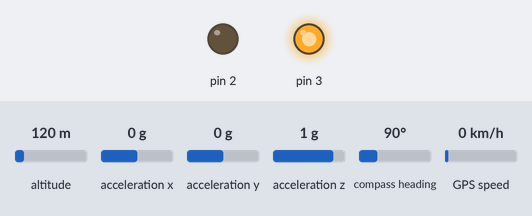
A sketch run on a simulated Arduino Uno, built with avr-gcc and run on an emulated ATmega328P. Parts: output pins drawn as LEDs (lit = HIGH). Dashed ring = blinking. The test bench sets the inputs (shaded band); at power-on: compass heading 90°, altitude 120 m, acceleration x 0 g, acceleration y 0 g, acceleration z 1 g, GPS speed 0 km/h. The GPS gets a fix after 3 s at 37.7749, -122.4194 with 8 satellites; what the sketch prints to the serial monitor is not drawn.

Above: at 1.2 s.
1.3 s: compass heading set to 175°
2.8 s: compass heading set to 183°
At 4.0 s:
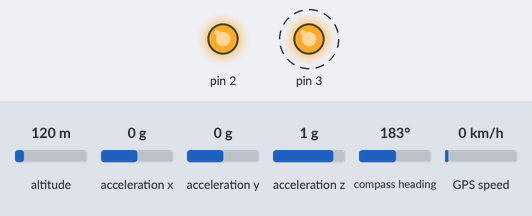
4.3 s: compass heading set to 193°
At 5.2 s:
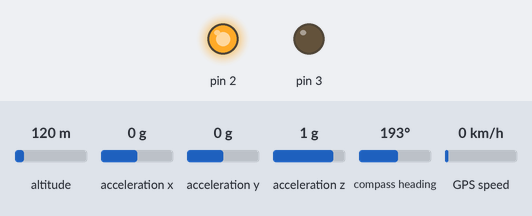
Timing chart, 0 to 7.3 s (numbered marks = the images above; inputs shaded):
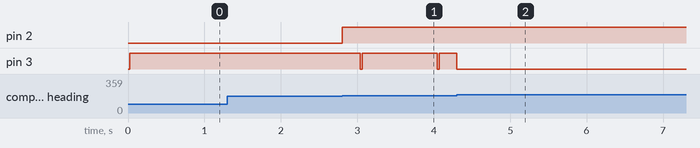

The sketch:

test_gps_bno.ino
```cpp
#include <Wire.h>
#include <Adafruit_Sensor.h>
#include <Adafruit_BNO055.h>
#include <utility/imumaths.h>
#include <TinyGPS++.h>
#include <SoftwareSerial.h>

//GPS関連
TinyGPSPlus gps;
double destLatitude = 35.722309;    // 目的地の緯度
double destLongitude = 139.686798;  // 目的地の経度

int RX_PIN = 1;
int TX_PIN = 0;

SoftwareSerial gpsSerial(RX_PIN, TX_PIN);

struct LocationData {
  double latitude;
  double longitude;
  double bearing;
  double distance;
};

void startTime();
double getGPSData();


//bno055関連
double maxx;
double maxy;
/* Set the delay between fresh samples */
uint16_t BNO055_SAMPLERATE_DELAY_MS = 100;

// Check I2C device address and correct line below (by default address is 0x29 or 0x28)
//                                   id, address
Adafruit_BNO055 bno = Adafruit_BNO055(55, 0x28, &Wire);


//モーター関連
void right();
void left();
void motor_stop();


void setup(void)
{

  //モーター用
  pinMode(2, OUTPUT);
  pinMode(3, OUTPUT);

  //GPS
  Serial.begin(115200);
  gpsSerial.begin(9600);
  pinMode(RX_PIN, INPUT);
  pinMode(TX_PIN, OUTPUT);


  //bno055
  while (!Serial) delay(10);  // wait for serial port to open!

  Serial.println("Orientation Sensor Test"); Serial.println("");

  /* Initialise the sensor */
  if (!bno.begin())
  {
    /* There was a problem detecting the BNO055 ... check your connections */
    Serial.print("Ooops, no BNO055 detected ... Check your wiring or I2C ADDR!");
    while (1);
  }

}

void loop(void)
{


  double error = 0;

  while(1){

    double bearing = getGPSData();
    Serial.println(bearing);

    sensors_event_t orientationData, magnetometerData;

    bno.getEvent(&orientationData);
    bno.getEvent(&magnetometerData, Adafruit_BNO055::VECTOR_MAGNETOMETER);

    double x = orientationData.orientation.x;
    double y = orientationData.orientation.y;
    double z = orientationData.orientation.z;
    double mag_x = magnetometerData.magnetic.x;
    double mag_y = magnetometerData.magnetic.y;
    double mag_z = magnetometerData.magnetic.z;
    if(abs(mag_y + 0.06) < 0.0001 || abs(mag_y + 8.06) < 0.0001 || (mag_x + mag_y + mag_z) > 2000){
//        Serial.println("not valid");
    }
    else{
          error = atan2(mag_y, mag_x)*180/PI + 180 - x;
//        Serial.print("mag_x = ");
//        Serial.println(atan2(mag_y, mag_x)*180/PI + 180);
//        Serial.print("error: ");
//        Serial.println(error);
    }
    double cal_x = (x + error)<360 ? x + error: x + error - 360.0;
    Serial.print("x = ");
    Serial.println(cal_x);

//    Serial.println(data.bearing);
    if(abs(cal_x - bearing) < 10.0)
    {
      motor_stop();
      Serial.println("stop");
    }
    else if(((bearing - cal_x) > 0 ? bearing - cal_x: bearing + 360 - cal_x) < 180 )
    {
      Serial.println("right");
      right();
    }
    else
    {
      left();
      Serial.println("left");
    }
  }
}

void left()
{
  digitalWrite(2, HIGH);
  digitalWrite(3, LOW);
}

void right()
{
  digitalWrite(2, LOW);
  digitalWrite(3, HIGH);
}

void motor_stop()
{
  digitalWrite(2, HIGH);
  digitalWrite(3, HIGH);
}

//GPS関連
void startTime() {
  unsigned long startTime = millis();
  Serial.print(String(startTime / 1000) + "秒　　　");
}

double getGPSData() {
  static LocationData data = { 0.0, 0.0, 0.0, 0.0 };
    Serial.println("in GPS");

  while (gpsSerial.available() > 0) {

    char c = gpsSerial.read();
    gps.encode(c);

    if (gps.location.isUpdated()) {

      data.latitude = gps.location.lat();
      data.longitude = gps.location.lng();

      data.bearing = TinyGPSPlus::courseTo(
        data.latitude, data.longitude,
        destLatitude, destLongitude);
      data.distance = TinyGPSPlus::distanceBetween(
        data.latitude, data.longitude,
        destLatitude, destLongitude);

//      unsigned long startTime = millis();
//      Serial.println(String(startTime / 1000) + "秒　　　");
      if(data.latitude != 0.0){
        Serial.print("現在地（");
        Serial.print(data.latitude, 6);
        Serial.print(",");
        Serial.print(data.longitude, 6);
        Serial.print(") ");

        Serial.print("方位: ");
        Serial.print(data.bearing, 6);
        Serial.print("°  ");
        Serial.print("距離: ");
        Serial.print(data.distance, 6);
        Serial.println("m");
        return data.bearing;
      }
    }
  }
}
```

Measured:
- the behaviour switches between 179 and 180° on compass heading (found by bisection; images 0 and 1)
- the behaviour switches between 189 and 190° on compass heading (found by bisection; images 1 and 2)
